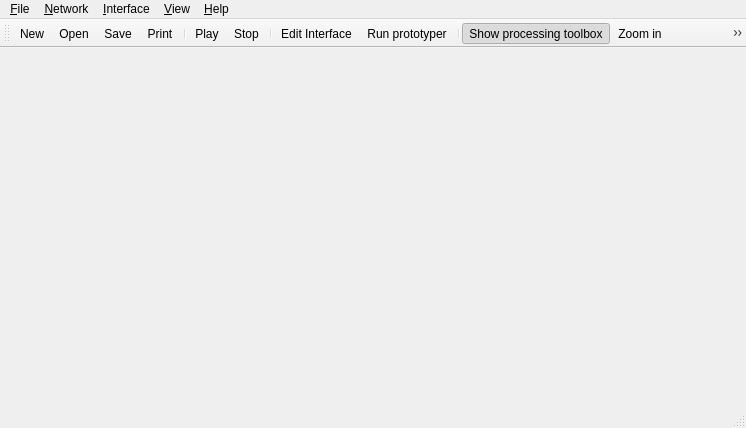
<ui version="4.0" >
 <author></author>
 <comment></comment>
 <exportmacro></exportmacro>
 <class>MainWindow</class>
 <widget class="QMainWindow" name="MainWindow" >
  <property name="geometry" >
   <rect>
    <x>0</x>
    <y>0</y>
    <width>746</width>
    <height>428</height>
   </rect>
  </property>
  <property name="windowTitle" >
   <string>MainWindow</string>
  </property>
  <property name="windowIcon" >
   <iconset/>
  </property>
  <widget class="QWidget" name="centralwidget" >
   <layout class="QHBoxLayout" >
    <property name="margin" >
     <number>9</number>
    </property>
    <property name="spacing" >
     <number>6</number>
    </property>
   </layout>
  </widget>
  <widget class="QMenuBar" name="menubar" >
   <property name="geometry" >
    <rect>
     <x>0</x>
     <y>0</y>
     <width>746</width>
     <height>29</height>
    </rect>
   </property>
   <widget class="QMenu" name="menu_Interface" >
    <property name="title" >
     <string>&amp;Interface</string>
    </property>
    <addaction name="action_Edit_Interface" />
    <addaction name="action_Run_prototyper" />
   </widget>
   <widget class="QMenu" name="menu_Network" >
    <property name="title" >
     <string>&amp;Network</string>
    </property>
    <addaction name="action_Play" />
    <addaction name="action_Stop" />
   </widget>
   <widget class="QMenu" name="menuHelp" >
    <property name="title" >
     <string>&amp;Help</string>
    </property>
    <addaction name="action_Whats_this" />
    <addaction name="action_Online_tutorial" />
    <addaction name="action_About" />
   </widget>
   <widget class="QMenu" name="menu_View" >
    <property name="title" >
     <string>&amp;View</string>
    </property>
    <addaction name="action_Show_processing_toolbox" />
    <addaction name="action_Default_zoom" />
    <addaction name="action_Zoom_in" />
    <addaction name="action_Zoom_out" />
   </widget>
   <widget class="QMenu" name="menu_File" >
    <property name="title" >
     <string>&amp;File</string>
    </property>
    <addaction name="action_New" />
    <addaction name="action_New_dummy" />
    <addaction name="action_Open" />
    <addaction name="action_Open_example" />
    <addaction name="action_Save" />
    <addaction name="action_Save_as" />
    <addaction name="separator" />
    <addaction name="action_Print" />
    <addaction name="separator" />
    <addaction name="action_Quit" />
   </widget>
   <addaction name="menu_File" />
   <addaction name="menu_Network" />
   <addaction name="menu_Interface" />
   <addaction name="menu_View" />
   <addaction name="menuHelp" />
  </widget>
  <widget class="QStatusBar" name="statusbar" >
   <property name="geometry" >
    <rect>
     <x>0</x>
     <y>406</y>
     <width>746</width>
     <height>22</height>
    </rect>
   </property>
  </widget>
  <widget class="QToolBar" name="toolBar" >
   <property name="windowTitle" >
    <string>Main ToolBar</string>
   </property>
   <property name="orientation" >
    <enum>Qt::Horizontal</enum>
   </property>
   <attribute name="toolBarArea" >
    <number>4</number>
   </attribute>
   <addaction name="action_New" />
   <addaction name="action_Open" />
   <addaction name="action_Save" />
   <addaction name="action_Print" />
   <addaction name="separator" />
   <addaction name="action_Play" />
   <addaction name="action_Stop" />
   <addaction name="separator" />
   <addaction name="action_Edit_Interface" />
   <addaction name="action_Run_prototyper" />
   <addaction name="separator" />
   <addaction name="action_Show_processing_toolbox" />
   <addaction name="action_Zoom_in" />
   <addaction name="action_Default_zoom" />
   <addaction name="action_Zoom_out" />
   <addaction name="separator" />
   <addaction name="action_Online_tutorial" />
   <addaction name="action_Whats_this" />
  </widget>
  <action name="action_New" >
   <property name="icon" >
    <iconset resource="images.qrc" >:/icons/images/filenew.png</iconset>
   </property>
   <property name="text" >
    <string>&amp;New</string>
   </property>
   <property name="iconText" >
    <string>New</string>
   </property>
   <property name="shortcut" >
    <string>Ctrl+N</string>
   </property>
  </action>
  <action name="action_Open" >
   <property name="icon" >
    <iconset resource="images.qrc" >:/icons/images/fileopen.png</iconset>
   </property>
   <property name="text" >
    <string>&amp;Open</string>
   </property>
   <property name="shortcut" >
    <string>Ctrl+O</string>
   </property>
  </action>
  <action name="action_Open_example" >
   <property name="icon" >
    <iconset resource="images.qrc" >:/icons/images/fileopen.png</iconset>
   </property>
   <property name="text" >
    <string>Open e&amp;xample</string>
   </property>
   <property name="shortcut" >
    <string>Ctrl+E</string>
   </property>
  </action>
  <action name="action_Play" >
   <property name="icon" >
    <iconset resource="images.qrc" >:/icons/images/player_play.png</iconset>
   </property>
   <property name="text" >
    <string>Play</string>
   </property>
   <property name="shortcut" >
    <string>Space</string>
   </property>
  </action>
  <action name="action_Save" >
   <property name="icon" >
    <iconset resource="images.qrc" >:/icons/images/filesave.png</iconset>
   </property>
   <property name="text" >
    <string>&amp;Save</string>
   </property>
   <property name="shortcut" >
    <string>Ctrl+S</string>
   </property>
  </action>
  <action name="action_Stop" >
   <property name="icon" >
    <iconset resource="images.qrc" >:/icons/images/player_stop.png</iconset>
   </property>
   <property name="text" >
    <string>Stop</string>
   </property>
   <property name="shortcut" >
    <string>Esc</string>
   </property>
  </action>
  <action name="action_Save_as" >
   <property name="icon" >
    <iconset resource="images.qrc" >:/icons/images/filesaveas.png</iconset>
   </property>
   <property name="text" >
    <string>Save &amp;as</string>
   </property>
  </action>
  <action name="action_Quit" >
   <property name="icon" >
    <iconset resource="images.qrc" >:/icons/images/exit.png</iconset>
   </property>
   <property name="text" >
    <string>&amp;Quit</string>
   </property>
  </action>
  <action name="action_About" >
   <property name="icon" >
    <iconset resource="images.qrc" >:/icons/images/NetworkEditor-icon.png</iconset>
   </property>
   <property name="text" >
    <string>&amp;About</string>
   </property>
  </action>
  <action name="action_Show_processing_toolbox" >
   <property name="checkable" >
    <bool>true</bool>
   </property>
   <property name="checked" >
    <bool>true</bool>
   </property>
   <property name="icon" >
    <iconset resource="images.qrc" >:/icons/images/view_tree.png</iconset>
   </property>
   <property name="text" >
    <string>Show &amp;processing toolbox</string>
   </property>
  </action>
  <action name="action_Whats_this" >
   <property name="icon" >
    <iconset resource="images.qrc" >:/icons/images/contexthelp.png</iconset>
   </property>
   <property name="text" >
    <string>&amp;What's this</string>
   </property>
   <property name="shortcut" >
    <string/>
   </property>
  </action>
  <action name="action_Online_tutorial" >
   <property name="icon" >
    <iconset resource="images.qrc" >:/icons/images/help.png</iconset>
   </property>
   <property name="text" >
    <string>Online tutorial</string>
   </property>
  </action>
  <action name="action_Run_prototyper" >
   <property name="icon" >
    <iconset resource="images.qrc" >:/icons/images/exec.png</iconset>
   </property>
   <property name="text" >
    <string>Run prototyper</string>
   </property>
  </action>
  <action name="action_Print" >
   <property name="icon" >
    <iconset resource="images.qrc" >:/icons/images/fileprint.png</iconset>
   </property>
   <property name="text" >
    <string>Print</string>
   </property>
  </action>
  <action name="action_Edit_Interface" >
   <property name="icon" >
    <iconset resource="images.qrc" >:/icons/images/designer.png</iconset>
   </property>
   <property name="text" >
    <string>&amp;Edit Interface</string>
   </property>
  </action>
  <action name="action_Zoom_in" >
   <property name="icon" >
    <iconset resource="images.qrc" >:/icons/images/viewmag+.png</iconset>
   </property>
   <property name="text" >
    <string>Zoom &amp;in</string>
   </property>
   <property name="shortcut" >
    <string>+</string>
   </property>
  </action>
  <action name="action_Zoom_out" >
   <property name="icon" >
    <iconset resource="images.qrc" >:/icons/images/viewmag-.png</iconset>
   </property>
   <property name="text" >
    <string>Zoom &amp;out</string>
   </property>
   <property name="shortcut" >
    <string>-</string>
   </property>
  </action>
  <action name="action_Default_zoom" >
   <property name="icon" >
    <iconset resource="images.qrc" >:/icons/images/viewmag1.png</iconset>
   </property>
   <property name="text" >
    <string>&amp;Default zoom</string>
   </property>
  </action>
  <action name="action_New_dummy" >
   <property name="icon" >
    <iconset resource="images.qrc" >:/icons/images/filenew.png</iconset>
   </property>
   <property name="text" >
    <string>New dummy</string>
   </property>
  </action>
 </widget>
 <pixmapfunction></pixmapfunction>
 <resources>
  <include location="images.qrc" />
 </resources>
 <connections/>
</ui>
